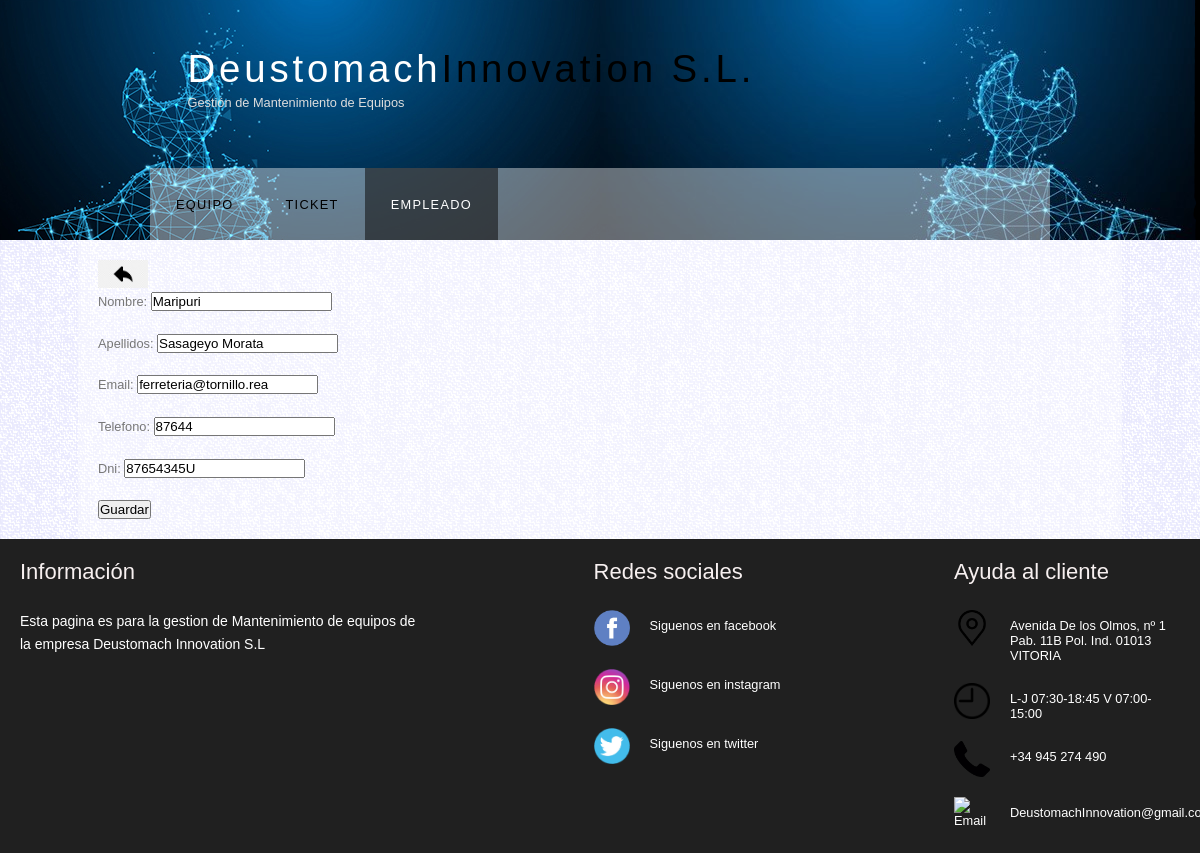
Page /myapp/updateEmpleado/8/ (signed in) on the committed database.
### myapp/models.py (models this page shows, shortened)
class Empleado(models.Model):
    nombre = models.CharField(max_length=25)
    apellidos = models.CharField(max_length=50)
    email= models.CharField(max_length=50)
    telefono = models.IntegerField(default=0)
    dni = models.CharField(max_length=9)

### myapp/views.py (the view)
# urls.py: path('myapp/updateEmpleado/<int:pk>/', login_required(EmpleadoUpdateView.as_view(), login_url='http://127.0.0.1:8000/myapp/login/') ,name='UpdateEmpleado'),
class EmpleadoUpdateView(UpdateView) :
    form_class = EmpleadoForm
    template_name = 'createEmpleado.html'
    model = Empleado
    success_url = "http://127.0.0.1:8000/myapp/listaEmpleado"

### myapp/forms.py
class EmpleadoForm(forms.ModelForm):
    class Meta:
        model = Empleado
        fields = ('__all__')
        widgets = {
            'email':forms.EmailInput(),
        }

### myapp/templates/createEmpleado.html (shortened to what this page needs)
{% extends 'base3.html' %}
{% load static %}
{% block main %}
<a href="http://127.0.0.1:8000/myapp/listaEmpleado"><img class="atras" src="{% static 'imagenes/atras.png' %}" width="50px"></a>
<form method="POST">
    {{ form.as_p }}
    <button type='submit'>Guardar</button>
</form>
{% endblock %}

### myapp/static/style/style.css (style rules this page uses)
html { height: 100%; }
* { margin: 0; padding: 0; }
body { font: normal .80em 'trebuchet ms', arial, sans-serif; background: #F0EFE2 url(../imagenes/background.png) repeat; color: #777; }
p { padding: 0 0 20px 0; line-height: 1.7em; }
img { border: 0; }
a { text-decoration: none; color: #000; }

### rows in the picture
Empleado: nombre "Maripuri", apellidos "Sasageyo Morata", email "ferreteria@tornillo.rea", telefono "87644", dni "87654345U"
